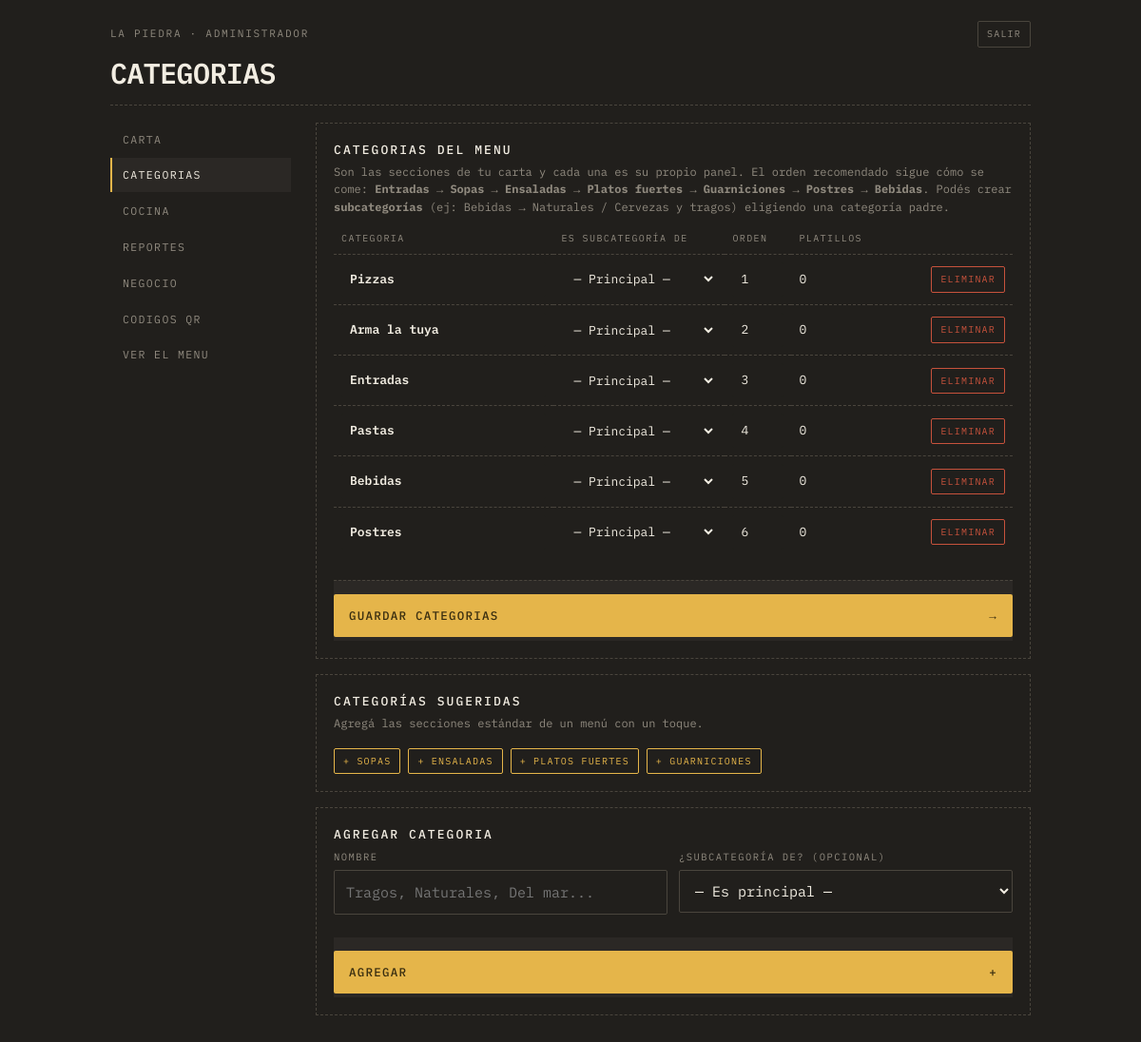
Page /admin/categoria.php (signed in) on the committed database.
### tables this page shows
CREATE TABLE negocios (
  id            INT AUTO_INCREMENT PRIMARY KEY,
  slug          VARCHAR(60)  NOT NULL UNIQUE,
  nombre        VARCHAR(120) NOT NULL,
  tagline       VARCHAR(180) DEFAULT NULL,
  whatsapp      VARCHAR(20)  NOT NULL,
  moneda        VARCHAR(5)   NOT NULL DEFAULT 'L',
  impuesto      DECIMAL(4,3) NOT NULL DEFAULT 0.150,
  tema          VARCHAR(30)  NOT NULL DEFAULT 'comanda',
  color_fondo   VARCHAR(9)   DEFAULT NULL,    
  color_acento  VARCHAR(9)   DEFAULT NULL,    
  activo        TINYINT(1)   NOT NULL DEFAULT 1,
  creado        TIMESTAMP    NOT NULL DEFAULT CURRENT_TIMESTAMP
);

CREATE TABLE categorias (
  id         INT AUTO_INCREMENT PRIMARY KEY,
  negocio_id INT NOT NULL,
  padre_id   INT NULL,                  
  nombre     VARCHAR(80) NOT NULL,
  orden      INT NOT NULL DEFAULT 0,
  CONSTRAINT fk_categorias_negocio FOREIGN KEY (negocio_id)
    REFERENCES negocios(id) ON DELETE CASCADE,
  CONSTRAINT fk_categorias_padre FOREIGN KEY (padre_id)
    REFERENCES categorias(id) ON DELETE CASCADE
);

### app/util.php (called while the page is built, shortened)
<?php
function e($texto): string
{
    return htmlspecialchars((string) $texto, ENT_QUOTES | ENT_SUBSTITUTE, 'UTF-8');
}
function url(string $ruta = ''): string
{
    return rtrim(BASE_URL, '/') . '/' . ltrim($ruta, '/');
}

### app/db.php (called while the page is built, shortened)
<?php
function db(): PDO
{
    static $pdo = null;
    if ($pdo === null) {
        $dsn = 'mysql:host=' . DB_HOST . ';dbname=' . DB_NOMBRE . ';charset=utf8mb4';
        try {
            $pdo = new PDO($dsn, DB_USUARIO, DB_CLAVE, [
                PDO::ATTR_ERRMODE            => PDO::ERRMODE_EXCEPTION,
                PDO::ATTR_DEFAULT_FETCH_MODE => PDO::FETCH_ASSOC,
                PDO::ATTR_EMULATE_PREPARES   => false,
            ]);
        } catch (PDOException $e) {
            http_response_code(500);
            if (MOSTRAR_ERRORES) {
                exit('No se pudo conectar a la base de datos: ' . $e->getMessage());
            }
            exit('No se pudo conectar a la base de datos.');
        }
    }
    return $pdo;
}
function consulta(string $sql, array $params = []): PDOStatement
{
    $st = db()->prepare($sql);
    $st->execute($params);
    return $st;
}
function una(string $sql, array $params = []): ?array
{
    $fila = consulta($sql, $params)->fetch();
    return $fila === false ? null : $fila;
}
function todas(string $sql, array $params = []): array
{
    return consulta($sql, $params)->fetchAll();
}

### app/repo.php (called while the page is built, shortened)
<?php
require_once __DIR__ . '/db.php';
require_once __DIR__ . '/util.php';
function negocio_por_id(int $id): ?array
{
    return una('SELECT * FROM negocios WHERE id = ?', [$id]);
}
function categorias(int $negocioId): array
{
    return todas(
        'SELECT * FROM categorias WHERE negocio_id = ? ORDER BY orden, nombre',
        [$negocioId]
    );
}
function categorias_arbol(int $negocioId): array
{
    $filas = categorias($negocioId);
    $subs = [];
    $out = [];
    foreach ($filas as $c) {
        if ($c['padre_id'] === null) {
            $c['nivel'] = 0;
            $out[] = $c;
        }
    }
    return $out;
}

### app/auth.php (called while the page is built, shortened)
<?php
require_once __DIR__ . '/db.php';
require_once __DIR__ . '/util.php';
function usuario(): ?array
{
    return $_SESSION['usuario'] ?? null;
}
function requiere_sesion(): array
{
    $u = usuario();
    return $u;
}
function requiere_dueno(): array
{
    $u = requiere_sesion();
    return $u;
}

### admin/categoria.php (the view, shortened to what this page needs)
<?php
require_once __DIR__ . '/comun.php';
$u = requiere_dueno();
$negocio = negocio_por_id((int) $u['negocio_id']);
$negocioId = (int) $negocio['id'];
$arbol = categorias_arbol($negocioId);
$conteo = [];
foreach (todas('SELECT categoria_id, COUNT(*) n FROM productos WHERE negocio_id=? GROUP BY categoria_id', [$negocioId]) as $r) {
    $conteo[(int) $r['categoria_id']] = (int) $r['n'];
}
cabecera_panel('Categorias', 'categorias', $negocio);
?>
<div class="bloque">
  <h2>Categorias del menu</h2>
  <p class="ayuda">
    Son las secciones de tu carta y cada una es su propio panel. El orden recomendado sigue
    cómo se come: <strong>Entradas → Sopas → Ensaladas → Platos fuertes → Guarniciones →
    Postres → Bebidas</strong>. Podés crear <strong>subcategorías</strong> (ej: Bebidas →
    Naturales / Cervezas y tragos) eligiendo una categoría padre.
  </p>
  <form method="post">
    <table class="tabla">
      <thead>
        <tr><th>Categoria</th><th style="width:180px">Es subcategoría de</th><th style="width:70px">Orden</th><th style="width:70px">Platillos</th><th></th></tr>
      </thead>
      <tbody>
      <?php foreach ($arbol as $c): $es = (int) $c['nivel'] === 1; ?>
        <tr>
          <td>
            <input name="nombre[]" value="<?= e($c['nombre']) ?>" maxlength="80"
                   style="<?= $es ? 'margin-left:18px' : 'font-weight:600' ?>">
          </td>
          <td>
            <select name="padre_id[]">
              <option value="0"<?= $c['padre_id'] === null ? ' selected' : '' ?>>— Principal —</option>
            </select>
          </td>
          <td><input name="orden[]" type="number" min="0" step="1" value="<?= (int) $c['orden'] ?>"></td>
          <td><?= $conteo[(int) $c['id']] ?? 0 ?></td>
          <td class="ancho-acciones">
            <button class="mini mini--peligro" type="submit" form="del<?= (int) $c['id'] ?>"
                    onclick="return confirm('¿Eliminar <?= e($c['nombre']) ?>?')">Eliminar</button>
          </td>
        </tr>
      <?php endforeach; ?>
      </tbody>
    </table>
    <?php if ($arbol): ?>
      <div class="pie" style="border-top:1px dashed var(--linea)">
        <button class="accion" type="submit"><span>Guardar categorias</span><span>&rarr;</span></button>
      </div>
    <?php endif; ?>
  </form>
</div>
<?php
$sugeridas = ['Entradas', 'Sopas', 'Ensaladas', 'Platos fuertes', 'Guarniciones', 'Postres', 'Bebidas'];
$existentes = array_map(static function ($c) { return mb_strtolower($c['nombre']); }, $arbol);
$faltan = array_filter($sugeridas, static function ($s) use ($existentes) {
    return !in_array(mb_strtolower($s), $existentes, true);
});
?>
<?php if ($faltan): ?>
<div class="bloque">
  <h2>Categorías sugeridas</h2>
  <p class="ayuda">Agregá las secciones estándar de un menú con un toque.</p>
  <div style="display:flex;gap:8px;flex-wrap:wrap">
    <?php foreach ($faltan as $s): ?>
      <form method="post" style="display:inline">
        <button class="mini mini--activo" type="submit">+ <?= e($s) ?></button>
      </form>
    <?php endforeach; ?>
  </div>
</div>
<?php endif; ?>
<div class="bloque">
  <h2>Agregar categoria</h2>
  <form method="post">
    <div class="dos">
      <div class="campo" style="margin-top:0">
        <label class="campo__rotulo" for="nueva">Nombre</label>
        <input id="nueva" name="nombre" maxlength="80" placeholder="Tragos, Naturales, Del mar...">
      </div>
      <div class="campo" style="margin-top:0">
        <label class="campo__rotulo" for="padre">¿Subcategoría de? (opcional)</label>
        <select id="padre" name="padre_id">
          <option value="0">— Es principal —</option>
        </select>
      </div>
    </div>
    <div class="pie" style="border-top:0"><button class="accion" type="submit"><span>Agregar</span><span>+</span></button></div>
  </form>
</div>
<?php pie_panel(); ?>

### admin/comun.php (shortened to what this page needs)
<?php
require_once __DIR__ . '/../app/auth.php';
require_once __DIR__ . '/../app/repo.php';
function cabecera_panel(string $titulo, string $activo, array $negocio): void
{
    $u = usuario();
    $paginas = [
        'carta'      => ['Carta', 'index.php'],
        'categorias' => ['Categorias', 'categoria.php'],
        'cocina'     => ['Cocina', 'cocina.php'],
        'reportes'   => ['Reportes', 'reporte.php'],
        'negocio'    => ['Negocio', 'negocio.php'],
        'qr'         => ['Codigos QR', 'qr.php'],
    ];
    ?>
<!DOCTYPE html>
<html lang="es">
<head>
<link rel="stylesheet" href="<?= url('assets/css/comanda.css') ?>">
</head>
<body>
<main class="envoltura" style="padding-bottom:60px">
  <header class="cabecera">
    <div class="cabecera__meta">
      <span class="rotulo"><?= e($negocio['nombre']) ?> · <?= e($u['nombre']) ?></span>
      <a class="mini" href="<?= url('admin/salir.php') ?>">Salir</a>
    </div>
    <h1 class="cabecera__nombre" style="font-size:30px"><?= e($titulo) ?></h1>
  </header>
  <hr class="raya">
  <div class="panel">
    <nav class="menu-lateral">
      <?php foreach ($paginas as $clave => $p): ?>
        <a href="<?= url('admin/' . $p[1]) ?>"<?= $clave === $activo ? ' aria-current="page"' : '' ?>><?= e($p[0]) ?></a>
      <?php endforeach; ?>
      <a href="<?= url('index.php?r=' . urlencode($negocio['slug'])) ?>" target="_blank" rel="noopener">Ver el menu</a>
    </nav>
    <div>
    <?php
}
function pie_panel(): void
{
    ?>
    </div>
  </div>
</main>
</body>
</html>
    <?php
}

### assets/css/comanda.css (style rules this page uses)
:root { --fondo: #211F1C; --fondo2: #2B2825; --fondo3: #35312C; --linea: #4A453D; --tinta: #F2EDE2; --suave: #908A7F; --ambar: #E5B54A; --ambar-hondo: #3A2E10; --rojo: #C7523C; --papel: #EFE7D6; --papel-tinta: #211D17; --papel-suave: #6E6455; --mono: "IBM Plex Mono", ui-monospace, "Courier New", monospace; --r: 2px; --ancho: 640px; }
* { box-sizing: border-box; }
html, body { margin: 0; padding: 0; background: var(--fondo); color: var(--tinta); font-family: var(--mono); font-size: 15px; line-height: 1.55; -webkit-font-smoothing: antialiased; }
button, input, select, textarea { font: inherit; color: inherit; }
button { background: none; border: 0; cursor: pointer; padding: 0; }
a { color: var(--ambar); }
.envoltura { max-width: var(--ancho); margin: 0 auto; padding: 0 16px 130px; }
.rotulo { font-size: 11px; letter-spacing: .16em; text-transform: uppercase; color: var(--suave); }
.raya { border: 0; border-top: 1px dashed var(--linea); margin: 18px 0; }
.cabecera { padding: 22px 0 0; }
.cabecera__meta { display: flex; justify-content: space-between; align-items: center; gap: 12px; }
.cabecera__nombre { font-size: clamp(26px, 8vw, 38px); font-weight: 600; letter-spacing: -.02em; text-transform: uppercase; margin: 12px 0 4px; line-height: 1; }
.campo { margin-top: 18px; }
.campo__rotulo { display: block; font-size: 10.5px; letter-spacing: .14em; text-transform: uppercase; color: var(--suave); margin-bottom: 6px; }
.campo input, .campo select, .campo textarea { width: 100%; padding: 11px 12px; background: var(--fondo); border: 1px solid var(--linea); border-radius: var(--r); color: var(--tinta); }
.dos { display: grid; grid-template-columns: 1fr 1fr; gap: 12px; }
.pie { position: sticky; bottom: 0; background: var(--fondo2); border-top: 1px dashed var(--linea); padding: 14px 0 4px; margin-top: 24px; display: flex; gap: 10px; align-items: center; }
.accion { flex: 1; background: var(--ambar); color: var(--ambar-hondo); padding: 13px 16px; border-radius: var(--r); display: flex; justify-content: space-between; gap: 10px; font-size: 12.5px; letter-spacing: .1em; text-transform: uppercase; font-weight: 500; }
.panel { display: grid; grid-template-columns: 190px 1fr; gap: 26px; align-items: start; }
.menu-lateral { position: sticky; top: 16px; display: grid; gap: 2px; }
.menu-lateral a { padding: 9px 11px; font-size: 11.5px; letter-spacing: .12em; text-transform: uppercase; color: var(--suave); text-decoration: none; border-left: 2px solid transparent; }
.menu-lateral a[aria-current="page"] { color: var(--tinta); border-left-color: var(--ambar); background: var(--fondo2); }
.bloque { border: 1px dashed var(--linea); padding: 18px; margin-bottom: 16px; }
.bloque h2 { font-size: 13px; letter-spacing: .16em; text-transform: uppercase; margin: 0 0 4px; font-weight: 500; }
.bloque p.ayuda { font-size: 12px; color: var(--suave); margin: 0 0 16px; line-height: 1.55; }
.tabla { width: 100%; border-collapse: collapse; font-size: 13px; }
.tabla th { text-align: left; font-size: 10px; letter-spacing: .14em; text-transform: uppercase; color: var(--suave); font-weight: 400; padding: 0 8px 8px; }
.tabla td { padding: 8px; border-top: 1px dashed var(--linea); vertical-align: middle; }
.tabla input, .tabla select { width: 100%; background: var(--fondo); border: 1px solid transparent; color: var(--tinta); padding: 7px 8px; border-radius: var(--r); font-size: 13px; }
.ancho-acciones { width: 150px; text-align: right; white-space: nowrap; }
.mini { font-size: 10px; letter-spacing: .12em; text-transform: uppercase; border: 1px solid var(--linea); padding: 5px 9px; border-radius: var(--r); color: var(--suave); text-decoration: none; display: inline-block; }
.mini--activo { border-color: var(--ambar); color: var(--ambar); }
.mini--peligro { border-color: var(--rojo); color: var(--rojo); }

### admin/comun.php (style rules this page uses)
:root { --ancho: 1000px; }

### rows in the picture
negocios: nombre "LA PIEDRA"
categorias: nombre "Pizzas", padre "— Principal —", orden "1", id "0"
categorias: nombre "Arma la tuya", padre "— Principal —", orden "2", id "0"
categorias: nombre "Entradas", padre "— Principal —", orden "3", id "0"
categorias: nombre "Pastas", padre "— Principal —", orden "4", id "0"
categorias: nombre "Bebidas", padre "— Principal —", orden "5", id "0"
categorias: nombre "Postres", padre "— Principal —", orden "6", id "0", nombre "SOPAS", nombre "ENSALADAS", nombre "PLATOS FUERTES", nombre "GUARNICIONES"

### other values in the picture
$u['nombre'] "ADMINISTRADOR"
$titulo "CATEGORIAS"
$p[0] "CARTA"
$p[0] "CATEGORIAS"
$p[0] "COCINA"
$p[0] "REPORTES"
$p[0] "NEGOCIO"
$p[0] "CODIGOS QR"
